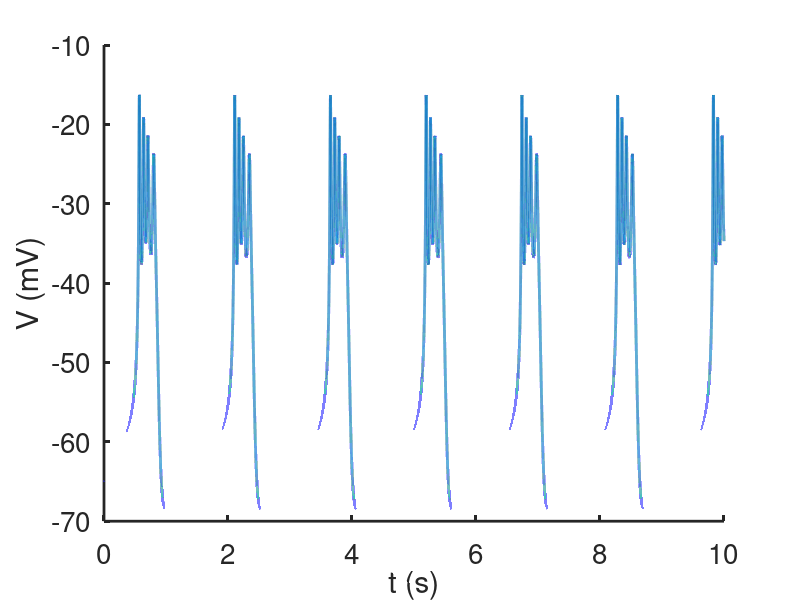
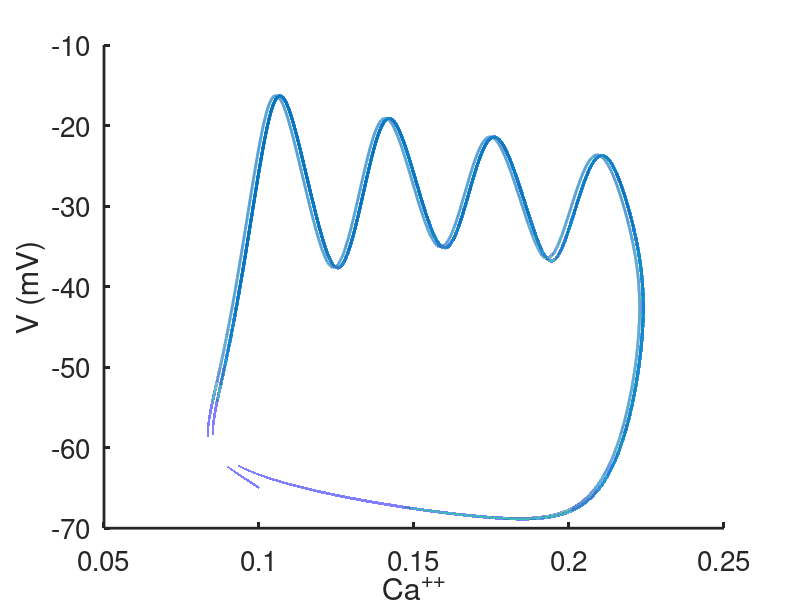

The MATLAB source for these figures, in order:
% ------------------------------------
% Pseudo-plateau bursting. A modification of the Chay-Keizer model.
% Modified from the original code of Teka, Bertram, etc.

% Used for Keener and Sneyd, Mathematical Physiology, Chapter 9, Section 9.4.

% Variables:
%    V -- membrane potential
%    n -- delayed rectifier activation variable
%    c -- cytosolic calcium concentration
% ------------------------------------

function pseudo_plateau

clear all
close all
clc

global  gkatp  vk vca cm gk gca  vm  sm  vn sn taun  gkca  kd  kpmca f  alpha
  set(0,   ...
        'defaultaxesfontsize', 20,   ...
        'defaultaxeslinewidth', 2.0, ...
        'defaultlinelinewidth', 2.0);

% parameters

gkatp=180;
vk=-75;
vca=25;
cm=5300;
gk=2700;
gca=1000;
vm=-20;
sm=12;
vn=-12;
sn=5;
taun=18.7;
gkca=400;
kd=0.3;
kpmca=0.18;
f=0.01;
alpha=4.50e-6;

% Initial conditions
v0=-65 ;
n0=0 ;
c0=0.1 ;


init=[v0,n0,c0];

total=10000;
tstep = 0.01;
%specify the output points
tspan = [0:tstep:total];
[T,S] = ode23s(@deRHS,tspan, init, odeset('maxstep',10));

figure(1)
plot(T /1000,S(:,1))
ylabel('V (mV)')
xlabel('t (s)')
box off
figure(2)
plot(S(:,3),S(:,1))
ylabel('V (mV)')
xlabel('Ca^{++}')
box off 
end % of main


%% ode equations
function s_prime=deRHS(t,sol)
global  gkatp  vk vca cm gk gca  vm  sm  vn sn taun  gkca  kd  kpmca f  alpha

%there are three variables
v=sol(1);
n=sol(2);
c = sol(3);

% steady state functions
ninf = 1/(1+exp((vn-v)/sn));
minf = 1/(1+exp((vm-v)/sm));

% Ikca
Ikca = gkca/(1+(kd/c)^3)*(v-vk);

% Calcium Handling
% ICa
Ica = gca*minf*(v-vca);

% Ik
Ik = gk*n*(v-vk);

% Ikatp
Ikatp = gkatp*(v-vk);

% Ca fluxes
Jmem = -(alpha*Ica + kpmca*c);

% equations
dv=-(Ik + Ica + Ikca + Ikatp)/cm;
dn=(ninf-n)/taun;
dc = f*Jmem;

s_prime=[dv;dn;dc];

end
